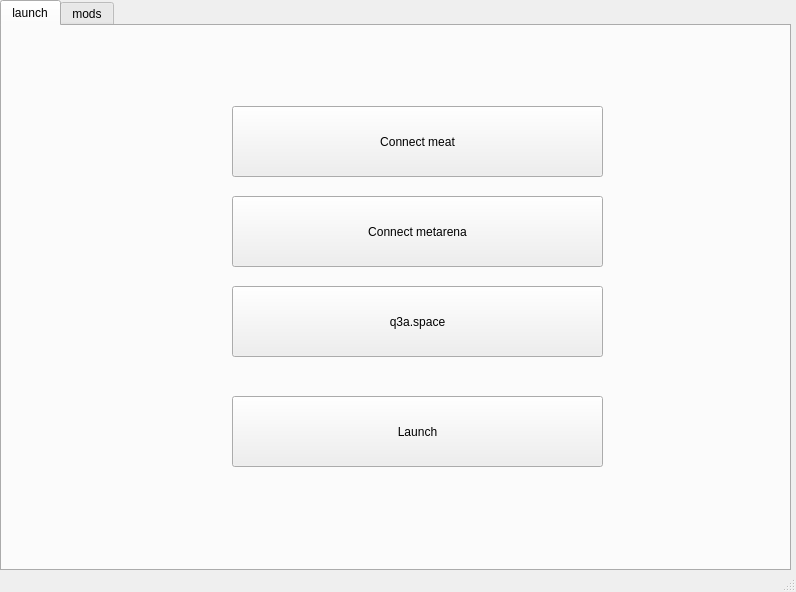
<?xml version="1.0" encoding="UTF-8"?>
<ui version="4.0">
 <class>MainWindow</class>
 <widget class="QMainWindow" name="MainWindow">
  <property name="geometry">
   <rect>
    <x>0</x>
    <y>0</y>
    <width>796</width>
    <height>592</height>
   </rect>
  </property>
  <property name="windowTitle">
   <string>MainWindow</string>
  </property>
  <widget class="QWidget" name="centralwidget">
   <widget class="QTabWidget" name="launch_2">
    <property name="geometry">
     <rect>
      <x>0</x>
      <y>0</y>
      <width>791</width>
      <height>571</height>
     </rect>
    </property>
    <property name="currentIndex">
     <number>0</number>
    </property>
    <widget class="QWidget" name="launch">
     <attribute name="title">
      <string>launch</string>
     </attribute>
     <widget class="QPushButton" name="pushButton">
      <property name="geometry">
       <rect>
        <x>230</x>
        <y>370</y>
        <width>371</width>
        <height>71</height>
       </rect>
      </property>
      <property name="text">
       <string>Launch</string>
      </property>
     </widget>
     <widget class="QPushButton" name="pushButton_2">
      <property name="geometry">
       <rect>
        <x>230</x>
        <y>170</y>
        <width>371</width>
        <height>71</height>
       </rect>
      </property>
      <property name="text">
       <string>Connect metarena</string>
      </property>
     </widget>
     <widget class="QPushButton" name="pushButton_3">
      <property name="geometry">
       <rect>
        <x>230</x>
        <y>80</y>
        <width>371</width>
        <height>71</height>
       </rect>
      </property>
      <property name="text">
       <string>Connect meat</string>
      </property>
     </widget>
     <widget class="QPushButton" name="pushButton_4">
      <property name="geometry">
       <rect>
        <x>230</x>
        <y>260</y>
        <width>371</width>
        <height>71</height>
       </rect>
      </property>
      <property name="text">
       <string>q3a.space</string>
      </property>
     </widget>
    </widget>
    <widget class="QWidget" name="mod_repo">
     <attribute name="title">
      <string>mods</string>
     </attribute>
     <widget class="QTableWidget" name="tableWidget">
      <property name="geometry">
       <rect>
        <x>0</x>
        <y>0</y>
        <width>771</width>
        <height>541</height>
       </rect>
      </property>
     </widget>
     <widget class="QScrollBar" name="verticalScrollBar">
      <property name="geometry">
       <rect>
        <x>771</x>
        <y>-1</y>
        <width>20</width>
        <height>541</height>
       </rect>
      </property>
      <property name="orientation">
       <enum>Qt::Orientation::Vertical</enum>
      </property>
     </widget>
    </widget>
   </widget>
  </widget>
  <widget class="QStatusBar" name="statusbar"/>
 </widget>
 <resources/>
 <connections/>
</ui>
